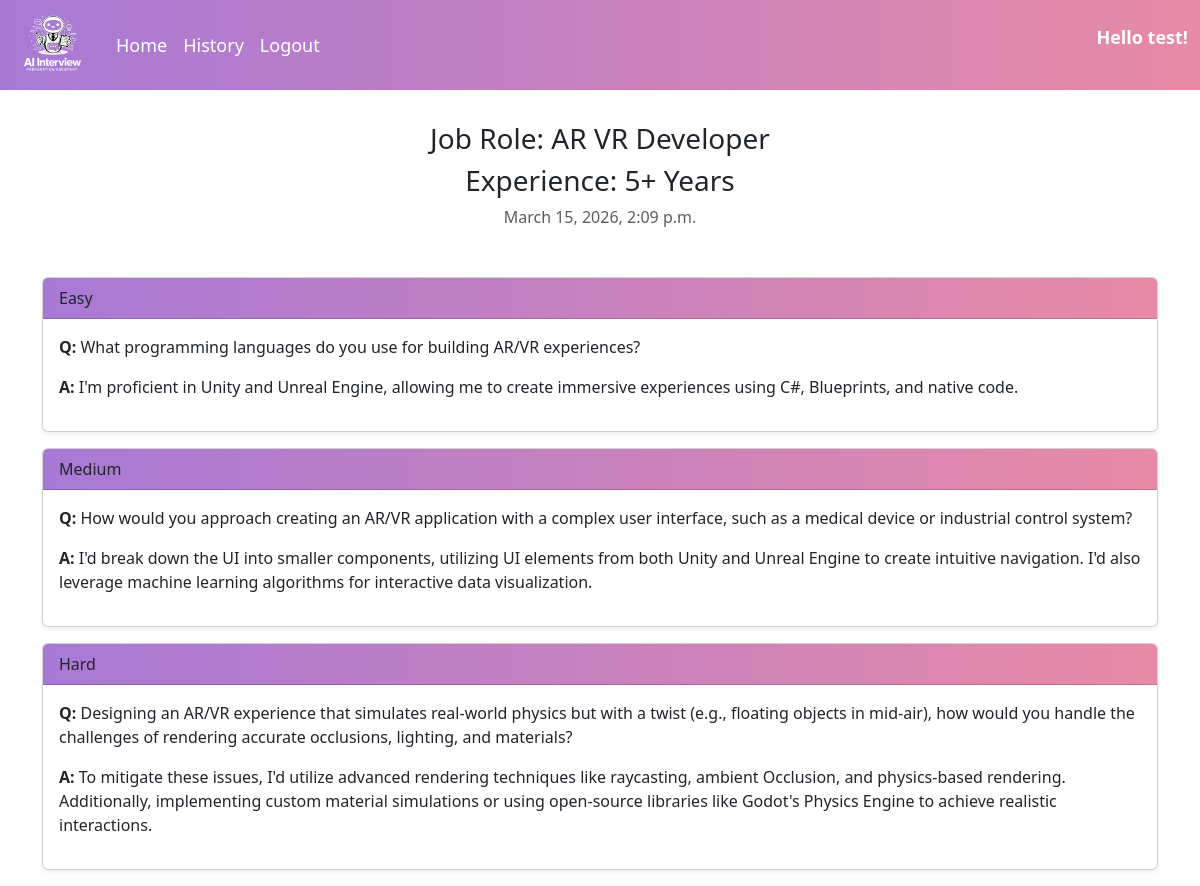
The app's page /details/9/ (signed in) with its own data.
### myapp/models.py (models this page shows, shortened)
class User(AbstractBaseUser, PermissionsMixin):
    email = models.EmailField(unique=True)
    name = models.CharField(max_length=100)
    is_active = models.BooleanField(default=True)
    is_staff = models.BooleanField(default=False)
    objects = UserManager()
    USERNAME_FIELD = "email"
    REQUIRED_FIELDS = ["name"]

class History(models.Model):
    user=models.ForeignKey(User,on_delete=models.CASCADE)
    job=models.TextField(null=True)
    response=models.TextField()
    datetime=models.DateTimeField(auto_now_add=True)
    exp=models.TextField()

### myapp/views.py (the view)
# urls.py: path("details/<int:id>/",views.DetailView.as_view())
@login_required(login_url="/")
def details(request,id):
    history=History.objects.get(id=id)
    if request.user!=history.user:
        return render(request,"unauthorized.html")
    questions=format_ai_response(history.response)
    print(questions)
    return render(request,"detail.html",{"history":history,"questions":questions})

### myapp/views.py (called while the page is built)
def format_ai_response(text):
    difficulties = ["Easy", "Medium", "Hard"]
    result = []
    for i, diff in enumerate(difficulties):
        pattern = rf"{diff}(.*?)(?={'|'.join(difficulties[i+1:]) if i < 2 else '$'})"
        match = re.search(pattern, text, re.S)
        if match:
            section = match.group(1).strip()
            section = section.replace("Q:", "").replace("A:", "")
            section = section.replace("Question:", "").replace("Answer:", "")
            lines = [line.strip() for line in section.split("\n") if line.strip()]
            if len(lines) >= 2:
                question = lines[0]
                answer = " ".join(lines[1:])
                result.append({
                    "difficulty": diff,
                    "question": question,
                    "answer": answer
                })
    return result

### templates/detail.html (shortened to what this page needs)
{% extends "base.html" %}
{% block main %}
<div class="text-center mt-3 mb-3 p-3">
    <h3>Job Role: {{history.job}}</h3>
    <h3>Experience: {{history.exp}}</h3>
    <p class="text-muted">{{history.datetime}}</p>
</div>
{% include "formatter.html" %}
{% endblock main %}

### templates/base.html (shortened to what this page needs)
<!doctype html>
{% load static %}
<html lang="en">
  <head>
    <link
      href="https://cdn.jsdelivr.net/npm/bootstrap@5.3.3/dist/css/bootstrap.min.css"
      rel="stylesheet"
    />
    <link rel="stylesheet" href="{% static 'css/style.css'%}" />
  </head>
  <body>
    <nav class="navbar navbar-expand-sm mynavbar">
      <div class="container-fluid">
        <a class="navbar-brand" href="/">
          <img src="{% static 'images/logo.png' %}" alt="logo" height="80" />
        </a>
        <ul class="navbar-nav me-auto">
          <li class="nav-item">
            <a class="nav-link text-white" href="/home/">Home</a>
          </li>
          {% if user.is_authenticated %}
          <li class="nav-item">
            <a class="nav-link text-white" href="/history/">History</a>
          </li>
          <li class="nav-item">
            <a class="nav-link text-white" href="/logout/">Logout</a>
          </li>
          {% endif %}
        </ul>
        {% if user.is_authenticated %}
        <p class="ms-auto">Hello {{user.name}}!</p>
        {% endif %}
      </div>
    </nav>
    <div class="container">{% block main %} {% endblock main %}</div>
  </body>
</html>

### static/css/style.css (style rules this page uses)
.navbar.mynavbar { background: linear-gradient(90deg, #a779d6, #e88aa6); padding: 0px 0; text-align: center; color: white; font-size: 18px; font-weight: 600; }
.navbar.mynavbar .nav-link, .navbar.mynavbar .navbar-brand { color: white; }
.mynavbar .nav-link { color: white !important; font-weight: 500; }
a { text-decoration: none; }

### records on screen
User: name "test"
History: job "AR VR Developer", exp "5+ Years", datetime "March 15, 2026, 2:09 p.m."

### other values on screen
{{ q.difficulty }} "Easy" "Medium" "Hard"
{{ q.question }} "What programming languages do you use for building AR/VR experiences?" "How would you approach creating an AR/VR application with a complex user interface, such as a medical device or industrial control system?"
{{ q.answer }} "I'm proficient in Unity and Unreal Engine, allowing me to create immersive experiences using C#, Blueprints, and native code."
